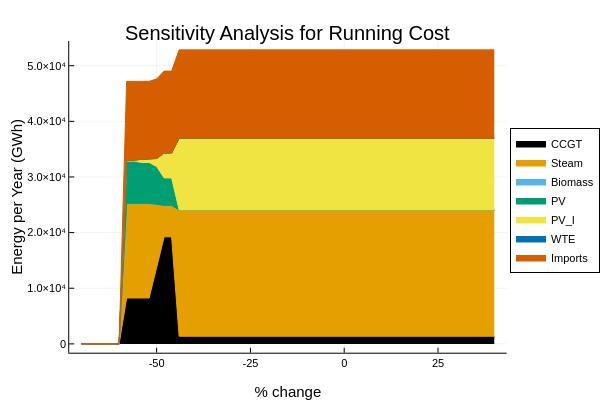

Source (notebook cell):
### Markdown cell above
#### Running Cost Sensitivity Analysis

### Code cell
param = create_range(0.281, -70:2:40)
println(param)

running_costs_perMWh = [241, 241, 150, 110, 150, 102, 180]
running_costs_perWh = running_costs_perMWh/10^6

emissions_gperKWh = [670, 670, 1220, 40, 60, 1167, 110]
# emissions_gperKWh = [670, 465, 980, 1, 50, 775, 10]
emissions_gperWh = emissions_gperKWh / 10^3
carbon_tax = 80/1000000 # conversion of $/ton to $/gram
emissions_costs_perWh = emissions_gperWh.*carbon_tax
total_running_costs_perWh = emissions_costs_perWh + running_costs_perWh
total_running_costs_perKWh = total_running_costs_perWh * 1000

# function analyze_parameter_sensitivity(model, param_range, chosen_constraint)
current_energycost_perKWh = 0.281 # costs of electricity $0.281 / kWH
arr = zeros(Float64, length(param), 7)

for (j, new_cost) in enumerate(param)

    println("Analysing $(j), New Running Cost: $(new_cost)")
    # Modify RHS
    # println(new_cost, total_running_costs_perKWh)
    new_coeffs = new_cost .- total_running_costs_perKWh
    
    set_normalized_coefficient(c2, x[1], new_coeffs[1])
    set_normalized_coefficient(c2, x[2], new_coeffs[2])
    set_normalized_coefficient(c2, x[3], new_coeffs[3])
    set_normalized_coefficient(c2, x[4], new_coeffs[4])
    set_normalized_coefficient(c2, x[5], new_coeffs[5])
    set_normalized_coefficient(c2, x[6], new_coeffs[6])
    set_normalized_coefficient(c2, x[7], new_coeffs[7])

    
    optimize!(model)
    for (var_num, variable) in enumerate(all_variables(model))
        arr[j, var_num] = yearly_Wh_prod_per_tech[var_num]*value(variable)
    end
end
    # return arr
# end
println(arr)

using Plots

theme(:wong2)
areaplot(-70:2:40, 
arr, 
    label=["CCGT" "Steam" "Biomass" "PV" "PV_I" "WTE" "Imports"], 
    xlabel="% change", 
    ylabel="Energy per Year (GWh)", 
    title="Sensitivity Analysis for Running Cost",
    yformatter=y->round(Int64, y÷(10^9),),
    opacity=1,
)
plot!(legend=(1, 0.7), legend_columns=-1)
